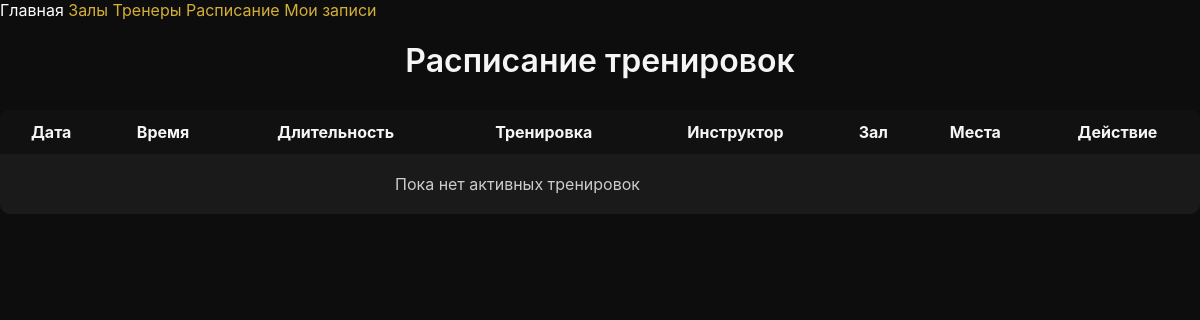
/records/week/, run on an earlier commit of the app's database.
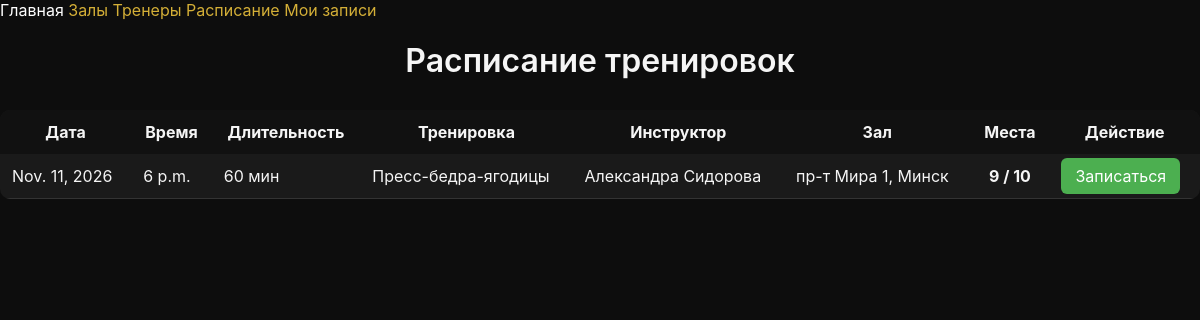
And on a later commit of the database.
### training/models.py (models this page shows, shortened)
class Training(models.Model):
    gym = models.ForeignKey(Gym, on_delete=models.CASCADE, related_name='trainings', verbose_name='Зал')
    name = models.CharField(max_length=100, null=True, blank=True, verbose_name='Название тренировки')
    instructor = models.ForeignKey(Instructor, on_delete=models.SET_NULL,
                                   null=True, blank=True, related_name='trainings', verbose_name='Инструктор')
    date = models.DateField(verbose_name='Дата тренировки')
    training_time = models.TimeField(verbose_name='Время тренировки')
    duration = models.PositiveIntegerField(default=60, verbose_name='Длительность (мин)')
    max_participants = models.PositiveIntegerField(default=10, verbose_name='Количество мест')
    start_of_recording = models.TimeField(verbose_name='Начало записи') # todo datetime field
    activation = models.BooleanField(default=True, verbose_name='Активна')
    class Meta:
        verbose_name = "Тренировка"
        verbose_name_plural = "Тренировки"
    @property
    def start_datetime(self):
        return timezone.make_aware(
            datetime.combine(
                self.date,
                self.training_time
            )
        )
    @property
    def is_finished(self):
        return self.start_datetime < timezone.now()
    @property
    def free_places(self):
        return self.max_participants - self.records.count()
    @property
    def is_available_for_booking(self):
        return (
                not self.is_finished
                and self.free_places > 0
                and self.activation
        )

### instructor/models.py (models this page shows, shortened)
class Instructor(models.Model):
    gym = models.ForeignKey(Gym, on_delete=models.CASCADE, related_name='instructors', verbose_name='Название зала')
    first_name = models.CharField(max_length=100, verbose_name="Имя")
    last_name = models.CharField(max_length=100, verbose_name="Фамилия")
    experience = models.PositiveIntegerField(verbose_name="Опыт (лет)", default=1)
    photo = models.ImageField(
        upload_to='instructors/',
        null=True,
        blank=True,
        verbose_name='Фото инструктора'
    )
    @property
    def full_name(self):
        return f"{self.first_name} {self.last_name}"
    class Meta:
        verbose_name = "Инструктор"
        verbose_name_plural = "Инструкторы"

### gym/models.py (models this page shows, shortened)
class Gym(models.Model):
    address = models.CharField(max_length=255, unique=True, verbose_name='Адрес зала')
    open = models.TimeField(default="08:00", verbose_name="Открытие")
    close = models.TimeField(default="22:00", verbose_name="Закрытие")
    contact_phone = models.CharField(max_length=25, verbose_name='Номер телефона', null=True, blank=True)
    description = models.TextField(blank=True, null=True, verbose_name='Описание зала')
    photo = models.ImageField(
        upload_to='gyms/',
        null=True,
        blank=True,
        verbose_name='Фото зала'
    )
    class Meta:
        verbose_name = "Зал (филиал)"
        verbose_name_plural = "Залы (филиалы)"

### records/views.py (the view, shortened to what this page needs)
# urls.py: path('week/', WeekTrainingView.as_view(), name='week_trainings'),
class WeekTrainingView(APIView):
    renderer_classes = [TemplateHTMLRenderer]
    template_name = 'week_trainings.html'
    def get(self, request):
        today = timezone.localdate()
        trainings = (
            Training.objects
            .filter(
                activation=True,
                date__gte=today
            )
            .select_related(
                'instructor',
                'gym'
            )
            .order_by(
                'date',
                'training_time'
            )
        )
        return Response({
            'trainings': trainings
        })

### records/templates/week_trainings.html
{% extends 'base.html' %}
{% load static %}
{% block content %}
<h1 class="network-title" style="text-align:center; margin-bottom:30px;">
    Расписание тренировок
</h1>
<table style="width:100%; border-collapse:collapse; background:#1A1A1A; border-radius:10px; overflow:hidden;">
    <tr style="background:#111;">
        <th style="padding:12px;">Дата</th>
        <th style="padding:12px;">Время</th>
        <th style="padding:12px;">Длительность</th>
        <th style="padding:12px;">Тренировка</th>
        <th style="padding:12px;">Инструктор</th>
        <th style="padding:12px;">Зал</th>
        <th style="padding:12px;">Места</th>
        <th style="padding:12px;">Действие</th>
    </tr>
    {% for t in trainings %}
        <tr style="border-bottom:1px solid #333;">
            <td style="padding:12px;">{{ t.date }}</td>
            <td style="padding:12px;">{{ t.training_time }}</td>
            <td style="padding:12px;">{{ t.duration }} мин</td>
            <td style="padding:12px;">{{ t.name }}</td>
            <td style="padding:12px;">{{ t.instructor.full_name }}</td>
            <td style="padding:12px;">{{ t.gym.address }}</td>
            <th style="padding:12px;"> {{ t.free_places }} / {{ t.max_participants }} </th>
            <td style="padding:12px;">
                {% if t.user_registered %}
                    <span style="
                        color:#4CAF50;
                        font-weight:bold;
                    ">
                        ✓ Вы записаны
                    </span>
                {% elif t.is_available_for_booking %}
                    <a href="{% url 'records:create_record' t.id %}"
                       style="
                            padding:8px 14px;
                            background:#4CAF50;
                            color:white;
                            border-radius:6px;
                            text-decoration:none;
                        ">
                        Записаться
                    </a>
                {% elif t.is_finished %}
                    <span style="color:#999;">
                        Завершена
                    </span>
                {% else %}
                    <span style="color:#ff6b6b;">
                        Нет мест
                    </span>
                {% endif %}
            </td>
        </tr>
    {% empty %}
        <tr>
            <td colspan="7" style="padding:20px; text-align:center; color:#ccc;">
                Пока нет активных тренировок
            </td>
        </tr>
    {% endfor %}
</table>
{% endblock %}

What changed in the data, as far as the page shows it:
added Training: date "Nov. 11, 2026", training_time "6 p.m.", duration "60", name "Пресс-бедра-ягодицы", instructor.full_name "Александра Сидорова", gym.address "пр-т Мира 1, Минск", free_places "9", max_participants "10", activation "Записаться"
Also different on the page:
text no longer shown: "Пока нет активных тренировок"
